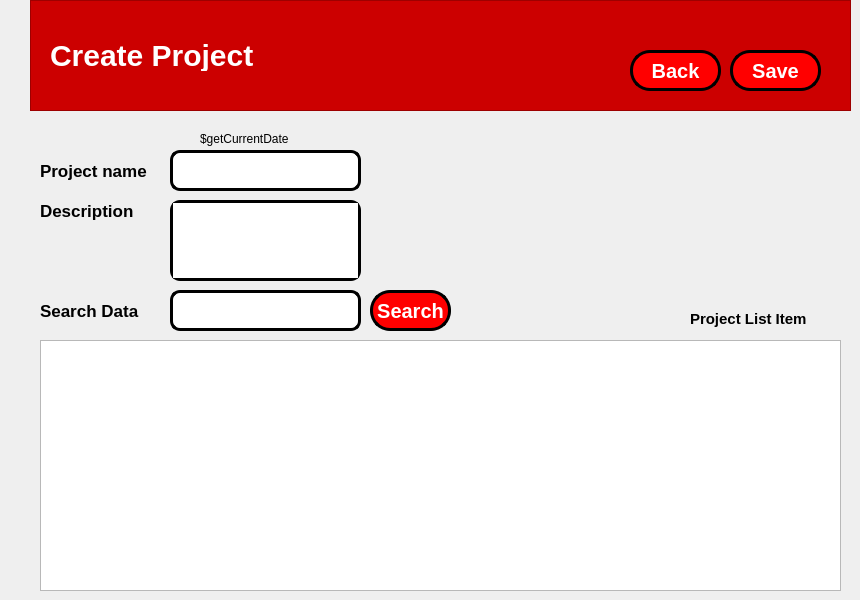
    <widget class="QWidget" name="createProject_2">
     <widget class="QFrame" name="frame_14">
      <property name="geometry">
       <rect>
        <x>30</x>
        <y>0</y>
        <width>821</width>
        <height>111</height>
       </rect>
      </property>
      <property name="styleSheet">
       <string notr="true">QFrame {
	background-color: rgb(204, 0, 0);
	color: white;
}</string>
      </property>
      <property name="frameShape">
       <enum>QFrame::StyledPanel</enum>
      </property>
      <property name="frameShadow">
       <enum>QFrame::Raised</enum>
      </property>
      <widget class="QLabel" name="label_50">
       <property name="geometry">
        <rect>
         <x>20</x>
         <y>40</y>
         <width>211</width>
         <height>31</height>
        </rect>
       </property>
       <property name="styleSheet">
        <string notr="true">QLabel {
	font-size: 30px;
	font-weight: bold;
}</string>
       </property>
       <property name="text">
        <string>Create Project</string>
       </property>
      </widget>
     </widget>
     <widget class="QLineEdit" name="txtCreateProjectNama">
      <property name="geometry">
       <rect>
        <x>170</x>
        <y>150</y>
        <width>191</width>
        <height>41</height>
       </rect>
      </property>
      <property name="styleSheet">
       <string notr="true">QLineEdit {
	border-radius: 10px;
	border: 3px solid black;
}</string>
      </property>
     </widget>
     <widget class="QPushButton" name="btCreateProjectKembali">
      <property name="geometry">
       <rect>
        <x>630</x>
        <y>50</y>
        <width>91</width>
        <height>41</height>
       </rect>
      </property>
      <property name="cursor">
       <cursorShape>PointingHandCursor</cursorShape>
      </property>
      <property name="layoutDirection">
       <enum>Qt::LeftToRight</enum>
      </property>
      <property name="styleSheet">
       <string notr="true">QPushButton {
	border-radius: 20px;
	background: red;
	color: white;
	font-weight: bold;
	font-size: 20px;
	border: 3px solid black;
	display: flex;
   	flex-direction: column;
  	align-items: center; 
  	text-align: center;
}

QPushButton:hover {
    background: qradialgradient(
        cx: 0.3, cy: -0.4, fx: 0.3, fy: -0.4,
        radius: 1.35, stop: 0 #fff, stop: 1 #bbb
        );
	color: black;
	border: 3px solid black;
    }

QPushButton:pressed {
    border-style: inset;
    background: qradialgradient(
        cx: 0.4, cy: -0.1, fx: 0.4, fy: -0.1,
        radius: 1.35, stop: 0 #fff, stop: 1 #ddd
        );
    }

QPushButton::icon {
    margin-bottom: 5px; 
}
</string>
      </property>
      <property name="text">
       <string>Back</string>
      </property>
      <property name="iconSize">
       <size>
        <width>50</width>
        <height>50</height>
       </size>
      </property>
      <property name="flat">
       <bool>false</bool>
      </property>
     </widget>
     <widget class="QLineEdit" name="txtCreateProjectCari">
      <property name="geometry">
       <rect>
        <x>170</x>
        <y>290</y>
        <width>191</width>
        <height>41</height>
       </rect>
      </property>
      <property name="styleSheet">
       <string notr="true">QLineEdit {
	border-radius: 10px;
	border: 3px solid black;
}</string>
      </property>
     </widget>
     <widget class="QLabel" name="lbGetData_10">
      <property name="geometry">
       <rect>
        <x>200</x>
        <y>130</y>
        <width>151</width>
        <height>17</height>
       </rect>
      </property>
      <property name="text">
       <string>$getCurrentDate</string>
      </property>
     </widget>
     <widget class="QLabel" name="label_51">
      <property name="geometry">
       <rect>
        <x>40</x>
        <y>150</y>
        <width>121</width>
        <height>41</height>
       </rect>
      </property>
      <property name="styleSheet">
       <string notr="true">QLabel {
	font-size: 17px;
	font-weight: bold;
}</string>
      </property>
      <property name="text">
       <string>Project name</string>
      </property>
     </widget>
     <widget class="QLabel" name="label_52">
      <property name="geometry">
       <rect>
        <x>40</x>
        <y>290</y>
        <width>101</width>
        <height>41</height>
       </rect>
      </property>
      <property name="styleSheet">
       <string notr="true">QLabel {
	font-size: 17px;
	font-weight: bold;
}</string>
      </property>
      <property name="text">
       <string>Search Data</string>
      </property>
     </widget>
     <widget class="QTableView" name="tbCreateProjectTabel">
      <property name="geometry">
       <rect>
        <x>40</x>
        <y>340</y>
        <width>801</width>
        <height>251</height>
       </rect>
      </property>
     </widget>
     <widget class="QPushButton" name="btCreateProjectCari">
      <property name="geometry">
       <rect>
        <x>370</x>
        <y>290</y>
        <width>81</width>
        <height>41</height>
       </rect>
      </property>
      <property name="cursor">
       <cursorShape>PointingHandCursor</cursorShape>
      </property>
      <property name="layoutDirection">
       <enum>Qt::LeftToRight</enum>
      </property>
      <property name="styleSheet">
       <string notr="true">QPushButton {
	border-radius: 20px;
	background: red;
	color: white;
	font-weight: bold;
	font-size: 20px;
	border: 3px solid black;
	display: flex;
   	flex-direction: column;
  	align-items: center; 
  	text-align: center;
}

QPushButton:hover {
    background: qradialgradient(
        cx: 0.3, cy: -0.4, fx: 0.3, fy: -0.4,
        radius: 1.35, stop: 0 #fff, stop: 1 #bbb
        );
	color: black;
	border: 3px solid black;
    }

QPushButton:pressed {
    border-style: inset;
    background: qradialgradient(
        cx: 0.4, cy: -0.1, fx: 0.4, fy: -0.1,
        radius: 1.35, stop: 0 #fff, stop: 1 #ddd
        );
    }

QPushButton::icon {
    margin-bottom: 5px; 
}
</string>
      </property>
      <property name="text">
       <string>Search</string>
      </property>
      <property name="iconSize">
       <size>
        <width>50</width>
        <height>50</height>
       </size>
      </property>
      <property name="flat">
       <bool>false</bool>
      </property>
     </widget>
     <widget class="QLabel" name="lbGetData_11">
      <property name="geometry">
       <rect>
        <x>690</x>
        <y>310</y>
        <width>151</width>
        <height>17</height>
       </rect>
      </property>
      <property name="styleSheet">
       <string notr="true">QLabel {
	font-size: 15px;
	font-weight: bold;
}</string>
      </property>
      <property name="text">
       <string>Project List Item</string>
      </property>
     </widget>
     <widget class="QPushButton" name="btCreateProjectSimpan">
      <property name="geometry">
       <rect>
        <x>730</x>
        <y>50</y>
        <width>91</width>
        <height>41</height>
       </rect>
      </property>
      <property name="cursor">
       <cursorShape>PointingHandCursor</cursorShape>
      </property>
      <property name="layoutDirection">
       <enum>Qt::LeftToRight</enum>
      </property>
      <property name="styleSheet">
       <string notr="true">QPushButton {
	border-radius: 20px;
	background: red;
	color: white;
	font-weight: bold;
	font-size: 20px;
	border: 3px solid black;
	display: flex;
   	flex-direction: column;
  	align-items: center; 
  	text-align: center;
}

QPushButton:hover {
    background: qradialgradient(
        cx: 0.3, cy: -0.4, fx: 0.3, fy: -0.4,
        radius: 1.35, stop: 0 #fff, stop: 1 #bbb
        );
	color: black;
	border: 3px solid black;
    }

QPushButton:pressed {
    border-style: inset;
    background: qradialgradient(
        cx: 0.4, cy: -0.1, fx: 0.4, fy: -0.1,
        radius: 1.35, stop: 0 #fff, stop: 1 #ddd
        );
    }

QPushButton::icon {
    margin-bottom: 5px; 
}
</string>
      </property>
      <property name="text">
       <string>Save</string>
      </property>
      <property name="iconSize">
       <size>
        <width>50</width>
        <height>50</height>
       </size>
      </property>
      <property name="flat">
       <bool>false</bool>
      </property>
     </widget>
     <widget class="QTextEdit" name="txtCreateProjectKet">
      <property name="geometry">
       <rect>
        <x>170</x>
        <y>200</y>
        <width>191</width>
        <height>81</height>
       </rect>
      </property>
      <property name="styleSheet">
       <string notr="true">QTextEdit {
	border-radius: 10px;
	border: 3px solid black;
}</string>
      </property>
     </widget>
     <widget class="QLabel" name="label_53">
      <property name="geometry">
       <rect>
        <x>40</x>
        <y>190</y>
        <width>121</width>
        <height>41</height>
       </rect>
      </property>
      <property name="styleSheet">
       <string notr="true">QLabel {
	font-size: 17px;
	font-weight: bold;
}</string>
      </property>
      <property name="text">
       <string>Description</string>
      </property>
     </widget>
    </widget>
